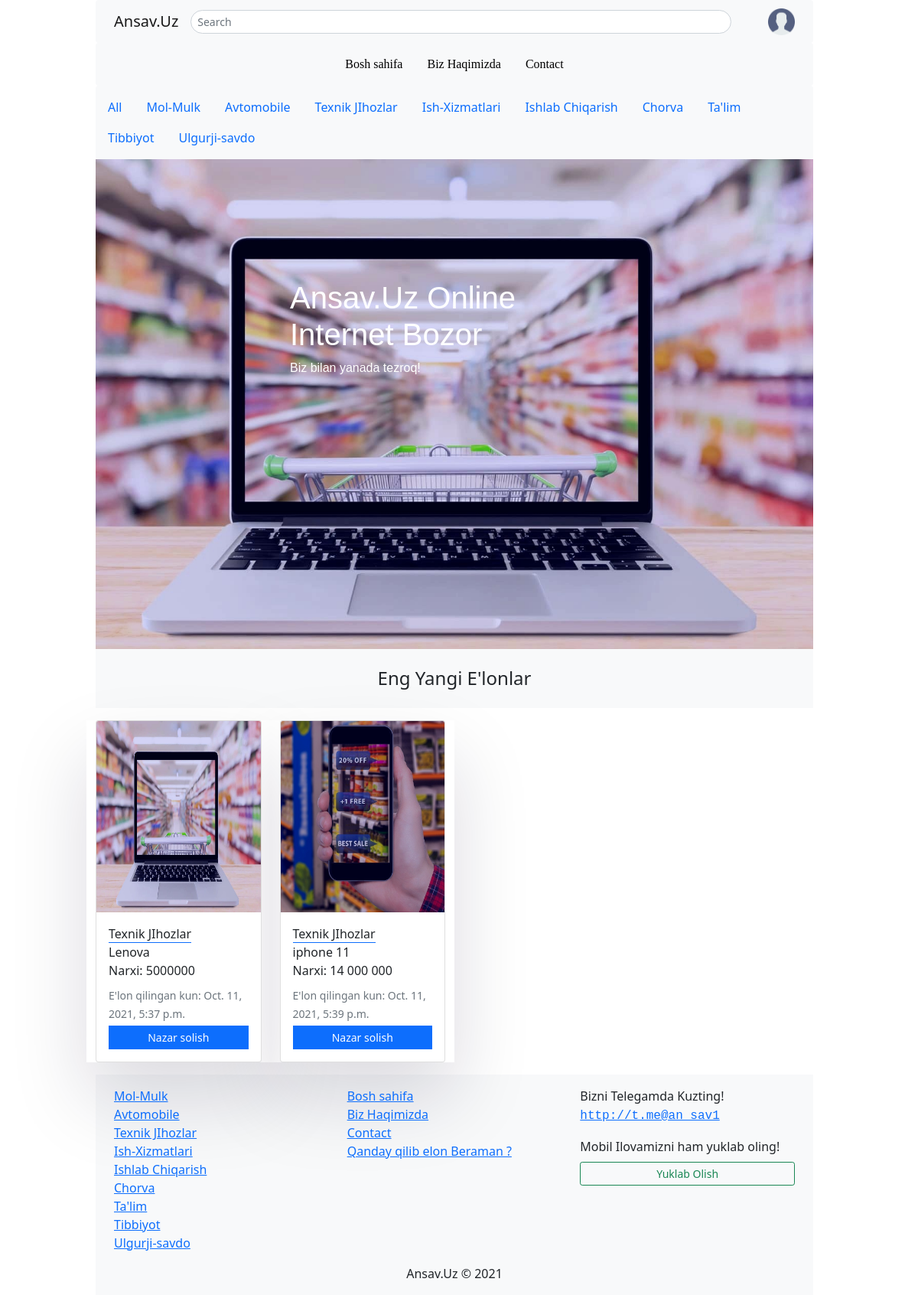
Screenshot of /filter/14/ (signed in) with the database file from the repository.
### Users/models.py (models this page shows, shortened)
class UserProfile(models.Model):
    user = models.OneToOneField(User, related_name='userprofile', on_delete=models.CASCADE)
    image = models.ImageField(default='user.png', upload_to='user_pic')

### Ads/models.py (models this page shows, shortened)
class Category(models.Model):
    name = models.CharField(max_length=length, blank=True, null=True)
    add_date = models.DateTimeField(auto_now_add=True)
    def __str__(self):
        return self.name

class ItemName(models.Model):
    creater = models.ForeignKey(
        User, related_name='creater', on_delete=models.CASCADE)
    name = models.CharField(max_length=length, blank=True, null=True)
    ijara_turi = models.CharField(max_length=length, blank=True, null=True)
    narx = models.CharField(max_length=length, blank=True, null=True)
    category = models.ForeignKey(
        Category, related_name='category', on_delete=models.CASCADE)
    campany_name = models.CharField(max_length=length, blank=True, null=True)
    work_type = models.CharField(max_length=length, blank=True, null=True)
    image = models.ImageField(default='ish.jpg', upload_to='item_img')
    teaching_subject = models.CharField(
        max_length=length, blank=True, null=True)
    center_or_teacher_name = models.CharField(
        max_length=length, blank=True, null=True)
    region = models.CharField(max_length=length, blank=True, null=True)
    contact_person = models.CharField(max_length=length, blank=True, null=True)
    contact_number = models.CharField(max_length=length, blank=True, null=True)
    contact_person1 = models.CharField(
        max_length=length, blank=True, null=True)
    contact_number1 = models.CharField(
        max_length=length, blank=True, null=True)
    about = models.TextField()
    add_date = models.DateTimeField(auto_now_add=True)

### Ads/views.py (the view)
# urls.py: path('filter/<pk>/', FilterByCategory, name="Filter"),
def FilterByCategory(request, pk):
    ads = ItemName.objects.filter(category=pk)
    category = Category.objects.all()
    context = {
        'pk': pk,
        'ads': ads,
        'category': category,
    }
    return render(request, 'Adspages/filter_by_category.html', context)

### Ads/templates/Adspages/filter_by_category.html (shortened to what this page needs)
{% extends "Adspages/base.html" %}
{% load static %}
{% block content %}
<div class="row">
    {% for i in ads %}
        <div class="col-6 col-sm-4 col-md-4 col-lg-4 col-xl-3 my-3 box-element">
            <div class="card">
                <img src="{{i.image.url}}" alt="" height="250" class="card-img-top">
                <div class="card-body">
                    {% if i.center_or_teacher_name or i.teaching_subject %}
                        <span id="markaz" class="border-bottom border-primary">{{i.category}}</span><br>
                        <span class="card-title">{{i.teaching_subject}}</span>
                    {% elif i.work_type %}
                        <span id="markaz" class="border-bottom border-primar    y">{{i.category}}</span><br>
                        <span class="card-title">{{i.work_type}}</span>
                    {% else %}
                        <span id="markaz" class="border-bottom border-primary">{{i.category}}</span><br>
                        <span class="card-title">{{i.name}}</span>
                    {% endif %}
                    <p class="card-text mb-2">Narxi: {{i.narx}}</p>
                    <span class="text-secondary"> <small> E'lon qilingan kun: {{ i.add_date }}</small> </span><br>
                    <div class="d-grid gap-2 mt-1">
                        <a href="{% url 'Ads:Full' pk=i.pk %}" class="btn btn-sm btn-primary rounded-0">Nazar solish</a>
                    </div>
                </div>
            </div>
        </div>
    {% endfor %}
</div>
{% endblock content %}

### Ads/templates/Adspages/base.html (shortened to what this page needs)
<!doctype html>
{% load static %}
<html lang="en">
  <head>
    <link href="https://cdn.jsdelivr.net/npm/bootstrap@5.1.3/dist/css/bootstrap.min.css" rel="stylesheet">
    <link rel="stylesheet" href="{% static 'css/style.css' %}">
    <link rel="stylesheet" href="https://use.fontawesome.com/releases/v5.15.4/css/all.css">
  </head>
  <body class="bg-white">
    {% include "pages/messages.html" %}
    <div class="row" style="margin-right: 0;">
        <div class="col-12 col-sm-12 col-md-10 col-lg-10 col-xl-10 m-auto">
            <div class="container-fluid">
                <nav class="navbar navbar-expand-lg navbar-light bg-light rounded" aria-label="Eleventh navbar example">
                    <div class="container-fluid">
                    <a class="navbar-brand" href="/">Ansav.Uz</a>
                    <div class="navbar-collapse collapse" id="navbarsExample09">
                        <form class="d-flex mt-3 mt-lg-0 me-0 me-sm-0 me-md-auto me-lg-auto w-100" method="get" action="{% url 'Ads:Search' %}">
                            <input name="search" class="form-control me-auto rounded-pill form-control-sm" type="search" placeholder="Search" aria-label="Search">
                        </form>
                        <div class="text-center text-sm-center text-md-center ms-auto ms-lg-5 mt-lg-0 mt-2 d-inline-block">
                            {% if user.is_authenticated %}
                                <a href="{% url 'Users:Profile' %}">
                                    <img src="{{user.userprofile.image.url}}" width="35" alt="userimg">
                                </a>
                            {% else %}
                                <div class="btn-group text-center text-sm-center text-md-center">
                                    <a href="{% url 'Users:LogIn' %}" class="btn btn-outline-success btn-sm">LogIn</a>
                                    <a href="{% url 'Users:SignUp' %}" class="btn btn-outline-warning btn-sm">SignUp</a>
                                </div>
                            {% endif %}
                        </div>
                    </div>
                    </div>
                </nav>
                <nav class="navbar navbar-expand-lg navbar-light bg-light rounded" aria-label="Twelfth navbar example">
                    <div class="container-fluid">
                    <div class="m-auto">
                        <ul class="nav" id="nav_ul">
                            <li class="nav-item">
                                <a class="nav-link" aria-current="page" href="/">Bosh sahifa</a>
                            </li>
                            <li class="nav-item">
                                <a class="nav-link" href="{% url 'Ads:About' %}">Biz Haqimizda</a>
                            </li>
                            <li class="nav-item">
                                <a class="nav-link" href="{% url 'Ads:Contact' %}">Contact</a>
                            </li>
                        </ul>
                    </div><br>
                </div>
            </nav>
            <nav class="navbar navbar-expand-lg navbar-light bg-light rounded" aria-label="Twelfth navbar example">
                <div class="m-auto">
                    <ul class="nav text-center">
                        <li class="nav-item">
                            <a href="/" class="nav-link">All</a>
                        </li>
                        {% for i in category %}
                            <li class="nav-item">
                                <a class="nav-link" href="{% url 'Ads:Filter' pk=i.pk %}">{{i.name}}</a>
                            </li>
                        {% endfor %}
                    </ul>
                </div>
            </nav>
                <div id="fon-img">
                  <div class="p-5 rounded" id="title">
                    <div class="col-sm-8 mx-auto">
                      <h1>Ansav.Uz Online <br> Internet Bozor</h1>
                      <p>Biz bilan yanada tezroq!</p>
                    </div>
                  </div>
                </div>
                <div class="wrapper text-center py-4 bg-light">
                    <h4 class="m-0">Eng Yangi E'lonlar</h4>
                </div>
  <div class="main">
      {% block content %}
      {% endblock content %}
  </div>
  <footer>
    <div class="bg-light py-3 footer-bottom">
        <div class="row px-4">
            <div class="col-12 col-sm-6 col-md-4 col-lg-4 col-xl-4">
                <ul class="list-unstyled">
                    {% for i in category %}
                        <li><a class="" href="{% url 'Ads:Filter' pk=i.pk %}">{{i.name}}</a></li>
                    {% endfor %}
                </ul>
            </div>
            <div class="col-12 col-sm-6 col-md-4 col-lg-4 col-xl-4">
                <ul class="list-unstyled">
                    <li><a href="/">Bosh sahifa</a></li>
                    <li><a href="{% url 'Ads:About' %}">Biz Haqimizda</a></li>
                    <li><a href="{% url 'Ads:Contact' %}">Contact</a></li>
                    <li><a href="{% url 'Ads:Help' %}">Qanday qilib elon Beraman ?</a></li>
                </ul>
            </div>
            <div class="col-12 col-sm-6 col-md-4 col-lg-4 col-xl-4">
                <div class="telegram">
                    <span>Bizni Telegamda Kuzting!</span>
                    <samp><a href="http://t.me@an_sav1">http://t.me@an_sav1</a></samp>
                </div>
                <div class="ilova d-grid gap-2 mt-3">
                    <span>Mobil Ilovamizni ham yuklab oling!</span>
                    <a href="#" class="btn btn-sm btn-outline-success">Yuklab Olish</a>
                </div>
            </div>
        </div>
        <div class="text-center">
            <span class="">Ansav.Uz &copy; 2021</span>
        </div>
    </div>
</footer>
</div>
</div>
  </body>
</html>

### Ads/static/css/style.css (style rules this page uses)
#nav_ul .nav-item .nav-link { color: black; font-family: serif; }
.box-element { box-shadow: rgba(17, 12, 46, 0.15) 0px 48px 100px 0px; }

### rows the page displays
Category: name "Mol-Mulk"
Category: name "Avtomobile"
Category: name "Texnik JIhozlar"
Category: name "Ish-Xizmatlari"
Category: name "Ishlab Chiqarish"
Category: name "Chorva"
Category: name "Ta'lim"
Category: name "Tibbiyot"
Category: name "Ulgurji-savdo"
ItemName: image (picture), category "Texnik JIhozlar", name "Lenova", narx "5000000", add_date "Oct. 11, 2021, 5:37 p.m."
ItemName: image (picture), category "Texnik JIhozlar", name "iphone 11", narx "14 000 000", add_date "Oct. 11, 2021, 5:39 p.m."
